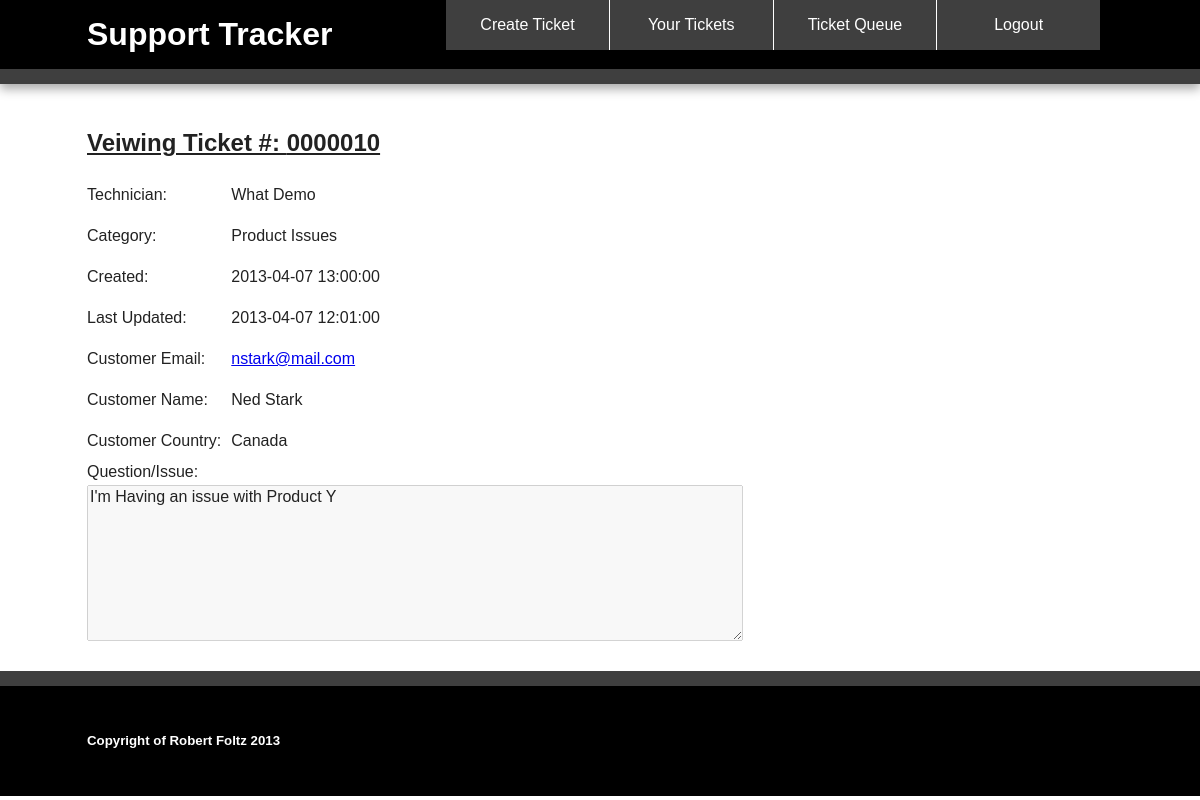
Page /view-ticket.php?number=10 (signed in) on the committed database.
### tables this page shows
CREATE TABLE techs
(
UserID INT NOT NULL AUTO_INCREMENT,
Firstname VARCHAR(30) NOT NULL,
Lastname VARCHAR(30) NOT NULL,
Username VARCHAR(30) NOT NULL,
Password VARCHAR(40) NOT NULL,
PRIMARY KEY (UserID)
);

CREATE TABLE category
(
CatID INT NOT NULL AUTO_INCREMENT,
Catname VARCHAR(60) NOT NULL, 
PRIMARY KEY (CatID)
);

CREATE TABLE tickets
(
Num INT NOT NULL AUTO_INCREMENT,
Created DATETIME NOT NULL,
Updated DATETIME NOT NULL,
CEmail VARCHAR(120) NOT NULL,
CName VARCHAR(120) NOT NULL,
CCountry VARCHAR(120) NOT NULL,
Issue LONGTEXT NOT NULL,
Technician INT,
Category INT NOT NULL,
Completed CHAR default 'N',
PRIMARY KEY (Num),
FOREIGN KEY (Category) REFERENCES category(CatID),
FOREIGN KEY (Technician) REFERENCES techs(UserID)
);

### view-ticket.php (the view, shortened to what this page needs)
<?php require_once('dbConnection.php'); ?>
<?php
	if(isset($_GET['number']))
	{
		$stmt = $db->prepare('select *,LPAD(Num,7,"0") as ticket_num from tickets where num = ?');
		$stmt->bindValue(1, $_GET['number']);
		$stmt->execute();
		$ticket_info = $stmt->fetch();
	}
?>
<!DOCTYPE html>
 <html class="no-js">
    <head>
        <link rel="stylesheet" href="css/normalize.min.css">
        <link rel="stylesheet" href="css/main.css">
    </head>
    <body>
        <div class="header-container">
            <header class="wrapper clearfix">
            	<h1 class="title">Support Tracker</h1>
            	<nav>
                    <ul>
                        <li><a href="create-ticket.php">Create Ticket</a></li>
                        <li><a href="your-tickets.php">Your Tickets</a></li>
                        <li><a href="queue.php">Ticket Queue</a></li>
                        <li><a href="authority.php?logout=true">Logout</a></li>
                    </ul>
                </nav>
            </header>
        </div>
        <div class="main-container">
            <div class="main wrapper clearfix">
            <?php if(isset($_GET['number'])) { ?>
                <h1 class="create-heading">Veiwing Ticket #: <?php echo($ticket_info['ticket_num']); ?></h1>
                <table class="tables">
					<?php
						$stmt = $db->prepare('select * from techs where UserID = ?');
						$stmt->bindValue(1, $ticket_info['Technician']);
						$stmt->execute();
						$tech = $stmt->fetch();
					?>
					<tr>
						<td><label>Technician:</label></td>
						<td><?php echo($tech['Firstname']." ".$tech['Lastname']); ?></td>
					</tr>
					<?php
						$stmt = $db->prepare('select Catname from category where CatID = ?');
						$stmt->bindValue(1, $ticket_info['Category']);
						$stmt->execute();
						$category = $stmt->fetch();
					?>
					<tr>
						<td><label>Category:</label></td>
						<td><?php echo($category['Catname']); ?></td>
					</tr>
					<tr>
						<td><label>Created:</label></td>
						<td><?php echo($ticket_info['Created']); ?></td>
					</tr>
					<tr>
						<td><label>Last Updated:</label></td>
						<td><?php echo($ticket_info['Updated']); ?></td>
					</tr>
					<tr>
						<td><label>Customer Email:</label></td>
						<td><a href="mailto:<?php echo($ticket_info['CEmail']); ?>"><?php echo($ticket_info['CEmail']); ?></a></td>
					</tr>
					<tr>
						<td><label>Customer Name:</label></td>
						<td><?php echo($ticket_info['CName']); ?></td>
					</tr>
					<tr>
						<td><label>Customer Country:</label></td>
						<td><?php echo($ticket_info['CCountry']); ?></td>
					</tr>
				</table>
				<label>Question/Issue:</label><br>
				<textarea class="textareas" disabled="true"><?php echo($ticket_info['Issue']); ?></textarea><br>
			<?php } else { ?>
				<h1>No Ticket To Display! Sorry...</h1>
				<p>Please Contact Technical Support: <a href="mailto:support@supporttracker.com">support@supporttracker.com</a></p>
			<?php } ?>
            </div>
        </div>
        <div class="footer-container">
            <footer class="wrapper">
                <h5>Copyright of Robert Foltz 2013</h5>
            </footer>
        </div>
    </body>
</html>

### css/main.css (style rules this page uses)
html, button, input, select, textarea { color: #222; }
body { font-size: 1em; line-height: 1.4; }
textarea { resize: vertical; }
body { font: 16px/26px Helvetica, Helvetica Neue, Arial; }
.wrapper { width: 90%; margin: 0 5%; }
.header-container { border-bottom: 15px solid #3F3F3F; }
.footer-container, .main aside { border-top: 15px solid #3F3F3F; }
.header-container, .footer-container, .main aside { background:#000000; }
.title { color:white; }
nav ul { margin: 0; padding: 0; }
nav a { display: block; margin-bottom: 10px; padding: 15px 0; text-align: center; text-decoration: none; font-weight: 500; color: white; background: #3F3F3F; -webkit-border-radius: 7px; -moz-border-radius: 7px; border-radius: 7px; }
.main { padding: 30px 0; }
.footer-container footer { color: white; padding: 20px 0; }
.create-heading { font-size:1.5em; text-decoration:underline; }
.tables td { padding:10px 10px 5px 0; }
@media only screen and (min-width: 480px) { nav a { float: left; width: 24.4%; margin: 0; padding:12px 0; border-right:1px solid #FFFFFF; -webkit-border-radius: 0; -moz-border-radius: 0; border-radius: 0; } }
@media only screen and (min-width: 480px) { nav li:first-child a { margin-left: 0; } }
@media only screen and (min-width: 480px) { nav li:last-child a { margin-right: 0; border-right:none; } }
@media only screen and (min-width: 480px) { .textareas { width:430px; height:150px; } }
@media only screen and (min-width: 480px) { nav ul li { display: inline; } }
@media only screen and (min-width: 768px) { .header-container, .main aside { -webkit-box-shadow: 0 5px 10px #aaa; -moz-box-shadow: 0 5px 10px #aaa; box-shadow: 0 5px 10px #aaa; } }
@media only screen and (min-width: 768px) { .title { float:left; margin-right:10px; } }
@media only screen and (min-width: 768px) { nav { float:right; width:65%; } }
@media only screen and (min-width: 768px) { .textareas { width:650px; height:150px; } }
@media only screen and (min-width: 1140px) { .wrapper { width: 1026px; margin: 0 auto; } }
.clearfix:before, .clearfix:after { content: " "; display: table; }
.clearfix:after { clear: both; }
.clearfix { *zoom: 1; }

### rows in the picture
techs: Firstname "What", Lastname "Demo"
category: Catname "Product Issues"
tickets: Created "2013-04-07 13:00:00", Updated "2013-04-07 12:01:00", CEmail "nstark@mail.com", CName "Ned Stark", CCountry "Canada", Issue "I'm Having an issue with Product Y"

### other values in the picture
$ticket_info['ticket_num'] "0000010"
